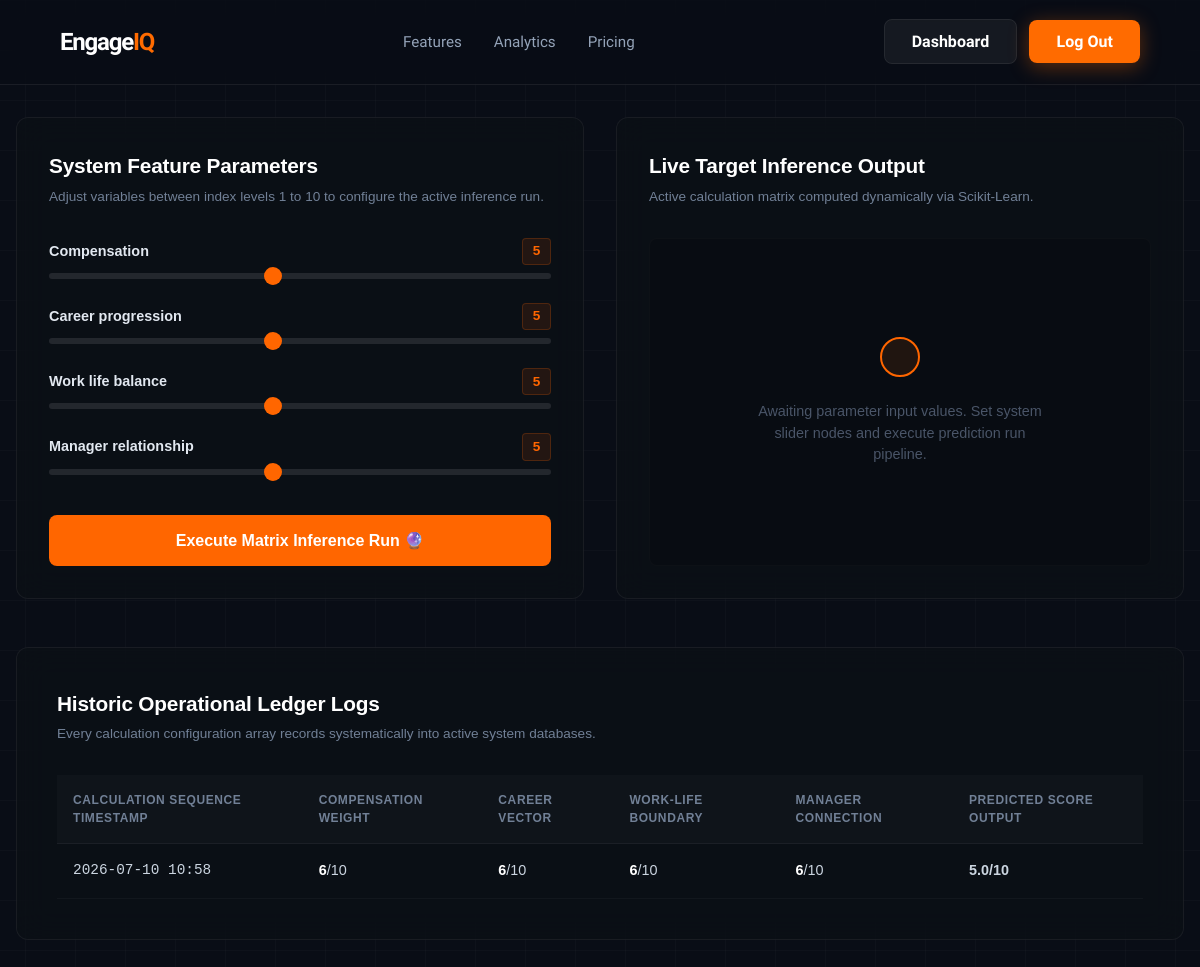
The page /dashboard/ (signed in) on the database its author committed.
### core_app/models.py (models this page shows, shortened)
class SatisfactionPrediction(models.Model):
    user = models.ForeignKey(User, on_delete=models.CASCADE, null=True, blank=True)
    compensation = models.IntegerField()
    career_progression = models.IntegerField()
    work_life_balance = models.IntegerField()
    manager_relationship = models.IntegerField()
    predicted_score = models.FloatField()
    created_at = models.DateTimeField(auto_now_add=True)

### core_app/views.py (the view, shortened to what this page needs)
# urls.py: path('dashboard/', views.dashboard, name='dashboard'),
@login_required(login_url='login')
def dashboard(request):
    form = EngagementSlidersForm(request.POST or None)
    predicted_score = None
    history = SatisfactionPrediction.objects.filter(user=request.user)
    return render(request, 'core_app/dashboard.html', {
        'form': form,
        'predicted_score': predicted_score,
        'history': history
    })

### core_app/forms.py
class EngagementSlidersForm(forms.ModelForm):
    class Meta:
        model = SatisfactionPrediction
        fields = ['compensation', 'career_progression', 'work_life_balance', 'manager_relationship']
    def __init__(self, *args, **kwargs):
        super().__init__(*args, **kwargs)
        for field_name in self.fields:
            self.fields[field_name].widget = forms.NumberInput(attrs={
                'type': 'range',
                'min': '1.0',
                'max': '10.0',
                'step': '0.1',
                'value': '5.0',
                'class': 'engageiq-slider'  # Custom class for your dark/orange CSS styling
            })

### core_app/templates/core_app/Dashboard.html (shortened to what this page needs)
{% extends 'core_app/base.html' %}
{% load static %}
{% block content %}
<div class="dashboard-viewport">
    <div class="dashboard-main-grid">
        <div class="workspace-panel glass-card">
            <div class="panel-header-block">
                <h3>System Feature Parameters</h3>
                <p>Adjust variables between index levels 1 to 10 to configure the active inference run.</p>
            </div>
            <form method="POST" class="sliders-form-layout">
                {% for field in form %}
                <div class="slider-node-row">
                    <div class="slider-labels">
                        <span class="field-title">{{ field.label }}</span>
                        <span class="live-counter-val" id="val_{{ field.id_for_label }}">5</span>
                    </div>
                    <div class="input-slider-wrapper">
                        <input type="range" name="{{ field.html_name }}" min="1" max="10" value="5" class="custom-range-slider" id="{{ field.id_for_label }}" oninput="updateSliderValue(this)">
                    </div>
                </div>
                {% endfor %}
                <button type="submit" class="btn-predict-trigger">
                    Execute Matrix Inference Run 🔮
                </button>
            </form>
        </div>
        <div class="workspace-panel glass-card evaluation-output-panel">
            <div class="panel-header-block">
                <h3>Live Target Inference Output</h3>
                <p>Active calculation matrix computed dynamically via Scikit-Learn.</p>
            </div>
            <div class="inference-display-chamber">
                {% if predicted_score %}
                    <div class="result-display-node active-result">
                        <div class="result-badge-status">Calculation Matrix Verified</div>
                        <div class="large-score-metrics">{{ predicted_score }} <span class="scale-max">/ 10</span></div>
                        <p class="score-summary-text">Predicted Satisfaction index array committed to data logs successfully.</p>
                    </div>
                {% else %}
                    <div class="result-display-node pending-state">
                        <div class="pulsing-radar-circle"></div>
                        <p class="pending-lbl">Awaiting parameter input values. Set system slider nodes and execute prediction run pipeline.</p>
                    </div>
                {% endif %}
            </div>
        </div>
    </div>
    <div class="history-panel-block glass-card">
        <div class="panel-header-block">
            <h3>Historic Operational Ledger Logs</h3>
            <p>Every calculation configuration array records systematically into active system databases.</p>
        </div>
        <div class="table-responsive-wrapper">
            <table class="telemetry-table-layout">
                <thead>
                    <tr>
                        <th>Calculation Sequence Timestamp</th>
                        <th>Compensation Weight</th>
                        <th>Career Vector</th>
                        <th>Work-Life Boundary</th>
                        <th>Manager Connection</th>
                        <th>Predicted Score Output</th>
                    </tr>
                </thead>
                <tbody>
                    {% for record in history %}
                    <tr>
                        <td class="t-stamp">{{ record.created_at|date:"Y-m-d H:i" }}</td>
                        <td><span class="tbl-num">{{ record.compensation }}</span>/10</td>
                        <td><span class="tbl-num">{{ record.career_progression }}</span>/10</td>
                        <td><span class="tbl-num">{{ record.work_life_balance }}</span>/10</td>
                        <td><span class="tbl-num">{{ record.manager_relationship }}</span>/10</td>
                        <td class="t-highlight-cell">{{ record.predicted_score }}/10</td>
                    </tr>
                    {% empty %}
                    <tr>
                        <td colspan="6" class="empty-table-state">No simulation models run within this system log yet. Set sliders to populate lines.</td>
                    </tr>
                    {% endfor %}
                </tbody>
            </table>
        </div>
    </div>
</div>
{% endblock %}

### core_app/templates/core_app/base.html (shortened to what this page needs)
<!DOCTYPE html>
{% load static %}
<html lang="en">
<head>
    <link rel="stylesheet" href="{% static 'core_app/css/style.css' %}">
</head>
<body>
    <nav class="nav-container">
        <a href="{% url 'landing' %}" class="brand-logo">Engage<span>IQ</span></a>
      <ul class="nav-links">
    <li><a href="{% url 'features' %}">Features</a></li>
    <li><a href="{% url 'analytics' %}">Analytics</a></li>
    <li><a href="{% url 'pricing' %}">Pricing</a></li>
</ul>  <div>
            {% if user.is_authenticated %}
                <a href="{% url 'dashboard' %}" class="btn-secondary" style="margin-right: 0.5rem;">Dashboard</a>
                <a href="{% url 'logout' %}" class="btn-primary">Log Out</a>
            {% else %}
                <a href="{% url 'login' %}" class="btn-secondary" style="margin-right: 0.5rem;">Log In</a>
                <a href="{% url 'register' %}" class="btn-primary">Get Started</a>
            {% endif %}
        </div>
    </nav>
    {% block content %}
    {% endblock %}
</body>
</html>

### core_app/static/core_app/css/style.css (style rules this page uses)
:root { --bg-dark: #090d16; --bg-card: rgba(17, 24, 39, 0.55); --border-glass: rgba(255, 255, 255, 0.07); --accent-orange: #ff6b00; --accent-orange-glow: rgba(255, 107, 0, 0.35); --text-primary: #ffffff; --text-secondary: #94a3b8; --font-main: 'Plus Jakarta Sans', sans-serif; }
* { box-sizing: border-box; margin: 0; padding: 0; }
body { background-color: var(--bg-dark); background-image: linear-gradient(rgba(255, 255, 255, 0.02) 1px, transparent 1px), linear-gradient(90deg, rgba(255, 255, 255, 0.02) 1px, transparent 1px); background-size: 50px 50px; background-position: center top; font-family: var(--font-main); color: var(--text-primary); min-height: 100vh; overflow-x: hidden; line-height: 1.5; }
.nav-container { display: flex; justify-content: space-between; align-items: center; padding: 1.5rem 5%; border-bottom: 1px solid var(--border-glass); backdrop-filter: blur(12px); position: sticky; top: 0; z-index: 100; background: rgba(9, 13, 22, 0.7); }
.brand-logo { font-size: 1.5rem; font-weight: 800; letter-spacing: -0.05em; color: var(--text-primary); text-decoration: none; }
.brand-logo span { color: var(--accent-orange); }
.nav-links { display: flex; gap: 2rem; list-style: none; }
.nav-links a { color: var(--text-secondary); text-decoration: none; font-size: 0.95rem; font-weight: 500; transition: color 0.25s ease; }
.btn-primary { background: var(--accent-orange); color: #ffffff; padding: 0.75rem 1.7rem; border-radius: 8px; font-weight: 600; text-decoration: none; border: none; cursor: pointer; box-shadow: 0 4px 20px var(--accent-orange-glow); transition: all 0.3s cubic-bezier(0.16, 1, 0.3, 1); }
.btn-secondary { background: rgba(255, 255, 255, 0.05); color: var(--text-primary); padding: 0.75rem 1.7rem; border-radius: 8px; font-weight: 600; text-decoration: none; border: 1px solid var(--border-glass); transition: background 0.25s ease; }
.glass-card { background: var(--bg-card); backdrop-filter: blur(16px); border: 1px solid var(--border-glass); border-radius: 16px; padding: 2.5rem; }

### rows shown on the page
SatisfactionPrediction: created_at "2026-07-10 10:58", compensation "6", career_progression "6", work_life_balance "6", manager_relationship "6", predicted_score "5.0"

### other values the page prints
{{ field.label }} "Compensation" "Career progression" "Work life balance" "Manager relationship"
